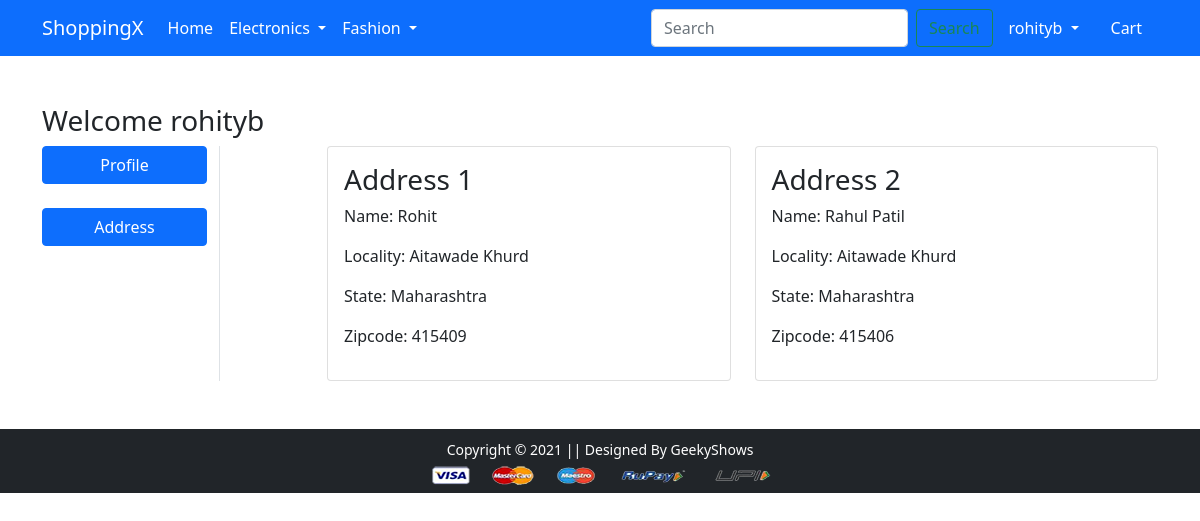
The app's page /address/ (signed in) with its own data.
### app/models.py (models this page shows, shortened)
class Customer(models.Model):
    user = models.ForeignKey(User,on_delete=models.CASCADE)
    name = models.CharField(max_length=200)
    locality = models.CharField(max_length=200)
    city = models.CharField(max_length=50)
    zipcode = models.CharField(max_length=200)
    state = models.CharField(choices=STATE_CHOICES,max_length=200)

### app/views.py (the view)
# urls.py: path('address/', views.address, name='address'),
@login_required
def address(request):
 add = Customer.objects.filter(user=request.user)
 return render(request, 'app/address.html',{'add':add,'active':'btn-primary'})

### app/templates/app/address.html (shortened to what this page needs)
{% extends 'app/base.html' %}
{% load static %}
{% block main-content %}
<div class="container my-5">
 <div class="row">
 <h3>Welcome {{ request.user.first_name|default:request.user.username }}</h3>
  <div class="col-sm-2 border-end">
   <ul class="list-unstyled">
    <li class="d-grid"><a href="{% url 'profile' %}" class="btn btn-primary">Profile</a></li> <br>
    <li class="d-grid"><a href="{% url 'address' %}" class="btn {{active}} ">Address</a></li>
   </ul>
  </div>
  <div class="col-sm-9 offset-sm-1">
   <div class="row">
    {% for ad in add %}
    <div class="col-sm-6">
     <div class="card">
      <div class="card-body">
       <h3>Address {{forloop.counter}}</h3>
       <p>Name: {{ad.name}}</p>
       <p>Locality: {{ad.locality}}</p>
       <p>State: {{ad.state}}</p>
       <p>Zipcode: {{ad.zipcode}}</p>
      </div>
     </div>
    </div>
    {% endfor %}
   </div>
  </div>
 </div>
</div>
{% endblock main-content %}

### app/templates/app/base.html (shortened to what this page needs)
<!doctype html>
{% load static %}
<html lang="en">
  <head>
    <link href="https://cdn.jsdelivr.net/npm/bootstrap@5.0.0-beta1/dist/css/bootstrap.min.css" rel="stylesheet">
    <link rel="stylesheet" href="{% static 'app/css/owl.carousel.min.css' %}">
    <link rel="stylesheet" href="{% static 'app/css/all.min.css' %}">
    <link rel="stylesheet" href="{% static 'app/css/style.css' %}">
  </head>
  <body>
    <nav class="navbar navbar-expand-lg navbar-dark bg-primary">
      <div class="container">
        <a class="navbar-brand" href="/">ShoppingX</a>
        <div class="collapse navbar-collapse" id="navbarSupportedContent">
          <ul class="navbar-nav me-auto mb-2 mb-lg-0">
            <li class="nav-item">
              <a class="nav-link active" href="/">Home</a>
            </li>
            <li class="nav-item dropdown">
              <a class="nav-link dropdown-toggle text-white" href="#" id="electronicsDropdown" data-bs-toggle="dropdown">
                Electronics
              </a>
            </li>
            <li class="nav-item dropdown">
              <a class="nav-link dropdown-toggle text-white" href="#" id="fashionDropdown" data-bs-toggle="dropdown">
                Fashion
              </a>
            </li>
          </ul>
          <form class="d-flex" method="get" action="{% url 'search' %}">
            <input class="form-control me-2" type="search" name="q" placeholder="Search" required>
            <button class="btn btn-outline-success" type="submit">Search</button>
          </form>
          <ul class="navbar-nav">
            {% if request.user.is_authenticated %}
              {% if request.user.is_staff %}
                <li class="nav-item">
                  <a class="nav-link fw-semibold" href="{% url 'dashbord' %}">Dashboard</a>
                </li>
                <li class="nav-item">
                  <a class="nav-link fw-semibold" href="{% url 'admin_logout' %}">Logout</a>
                </li>
              {% else %}
                <li class="nav-item dropdown mx-2">
                  <a class="nav-link dropdown-toggle text-white" href="#" id="profileDropdown" data-bs-toggle="dropdown">
                    {{ request.user.username }}
                  </a>
                </li>
                <li class="nav-item mx-2">
                  <a href="{% url 'showcart' %}" class="nav-link text-white">
                     Cart
                  </a>
                </li>
              {% endif %}
            {% endif %}
          </ul>
        </div>
      </div>
    </nav>
    {% block main-content %}{% endblock main-content %}
    <footer class="container-fluid bg-dark text-center p-2 mt-5">
      <small class="text-white">
        Copyright &copy; 2021 || Designed By GeekyShows
      </small>
      <br>
      <img src="{% static 'app/images/payment.png' %}" class="img-fluid" alt="payment">
    </footer>
  </body>
</html>

### records on screen
Customer: name "Rohit", locality "Aitawade Khurd", state "Maharashtra", zipcode "415409"
Customer: name "Rahul Patil", locality "Aitawade Khurd", state "Maharashtra", zipcode "415406"

### other values on screen
{{ request.user.username }} "rohityb"
{{ request.user.first_name|default:request.user.username }} "rohityb"
